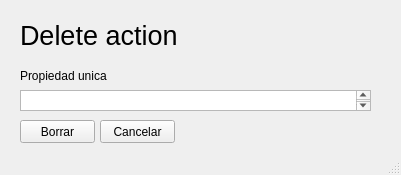
<?xml version="1.0" encoding="UTF-8"?>
<ui version="4.0">
 <class>Delete</class>
 <widget class="QMainWindow" name="Delete">
  <property name="geometry">
   <rect>
    <x>0</x>
    <y>0</y>
    <width>401</width>
    <height>175</height>
   </rect>
  </property>
  <property name="windowTitle">
   <string>Delete</string>
  </property>
  <widget class="QWidget" name="centralwidget">
   <widget class="QPushButton" name="ConfirmarBorrarV">
    <property name="geometry">
     <rect>
      <x>20</x>
      <y>120</y>
      <width>75</width>
      <height>23</height>
     </rect>
    </property>
    <property name="text">
     <string>Borrar</string>
    </property>
   </widget>
   <widget class="QTextEdit" name="UniqueProp">
    <property name="geometry">
     <rect>
      <x>20</x>
      <y>90</y>
      <width>351</width>
      <height>21</height>
     </rect>
    </property>
   </widget>
   <widget class="QPushButton" name="CancelarBorrarV">
    <property name="geometry">
     <rect>
      <x>100</x>
      <y>120</y>
      <width>75</width>
      <height>23</height>
     </rect>
    </property>
    <property name="text">
     <string>Cancelar</string>
    </property>
   </widget>
   <widget class="QLabel" name="TxtID">
    <property name="geometry">
     <rect>
      <x>20</x>
      <y>60</y>
      <width>131</width>
      <height>31</height>
     </rect>
    </property>
    <property name="text">
     <string>Propiedad unica</string>
    </property>
   </widget>
   <widget class="QLabel" name="Title">
    <property name="geometry">
     <rect>
      <x>20</x>
      <y>20</y>
      <width>261</width>
      <height>31</height>
     </rect>
    </property>
    <property name="font">
     <font>
      <pointsize>20</pointsize>
     </font>
    </property>
    <property name="text">
     <string>Delete action</string>
    </property>
   </widget>
  </widget>
  <widget class="QStatusBar" name="statusbar"/>
 </widget>
 <resources/>
 <connections>
  <connection>
   <sender>ConfirmarBorrarV</sender>
   <signal>clicked()</signal>
   <receiver>UniqueProp</receiver>
   <slot>selectAll()</slot>
   <hints>
    <hint type="sourcelabel">
     <x>262</x>
     <y>141</y>
    </hint>
    <hint type="destinationlabel">
     <x>260</x>
     <y>105</y>
    </hint>
   </hints>
  </connection>
 </connections>
</ui>
